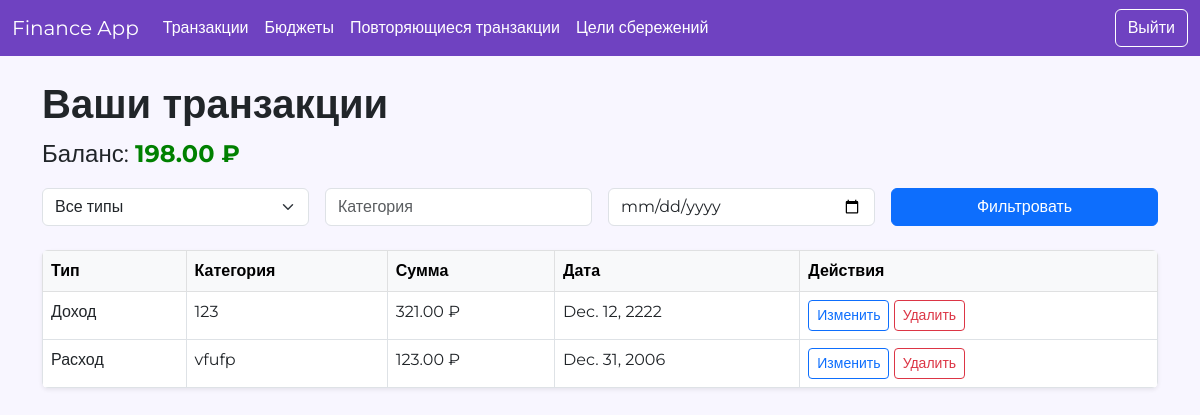
/home/ (signed in), run on an earlier commit of the app's database.
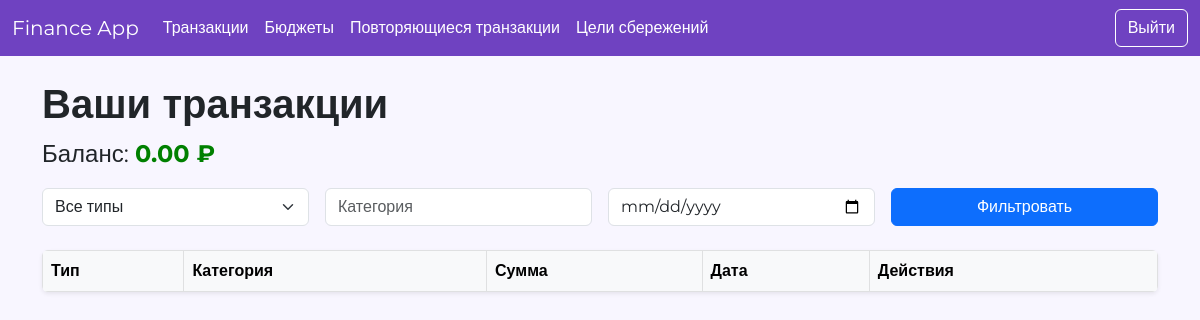
And on a later commit of the database.
### finance/models.py (models this page shows, shortened)
class Transaction(models.Model):
    TYPE_CHOICES = [
        ('income', 'Доход'),
        ('expense', 'Расход'),
    ]
    user = models.ForeignKey(User, on_delete=models.CASCADE)  # Добавлено поле user
    type = models.CharField(max_length=10, choices=TYPE_CHOICES)
    category = models.CharField(max_length=100)
    amount = models.DecimalField(max_digits=10, decimal_places=2)
    date = models.DateField()
    description = models.TextField(blank=True, null=True)  # Добавлено поле description

### finance/views.py (the view)
# urls.py: 2. Add a URL to urlpatterns:  path('', views.home, name='home')
@login_required
def home(request):
    transactions = Transaction.objects.filter(user=request.user).order_by('-date')
    transaction_type = request.GET.get('type')
    category = request.GET.get('category')
    date = request.GET.get('date')
    if transaction_type:
        transactions = transactions.filter(type=transaction_type)
    if category:
        transactions = transactions.filter(category__icontains=category)
    if date:
        transactions = transactions.filter(date=date)
    balance = sum(t.amount if t.type == 'income' else -t.amount for t in transactions)
    return render(request, 'finance/home.html', {
        'transactions': transactions,
        'balance': balance,
        'categories': CATEGORIES,
    })

### finance/templates/finance/home.html (shortened to what this page needs)
{% extends 'finance/base.html' %}
{% load static %}
{% block content %}
<h1 class="fw-bold">Ваши транзакции</h1>
<p class="fs-4">Баланс:
    <strong style="color: {% if balance < 0 %}crimson{% else %}green{% endif %}">
        {{ balance|floatformat:2 }} ₽
    </strong>
</p>
<form method="get" class="mb-4">
    <div class="row g-3">
        <div class="col-md-3">
            <select name="type" class="form-select">
                <option value="">Все типы</option>
            </select>
        </div>
        <div class="col-md-3">
            <input type="text" name="category" class="form-control" placeholder="Категория" value="{{ request.GET.category }}">
        </div>
        <div class="col-md-3">
            <input type="date" name="date" class="form-control" value="{{ request.GET.date }}">
        </div>
        <div class="col-md-3">
            <button type="submit" class="btn btn-primary w-100">Фильтровать</button>
        </div>
    </div>
</form>
<table class="table table-hover table-bordered rounded shadow-sm overflow-hidden">
    <thead class="table-light">
        <tr>
            <th>Тип</th>
            <th>Категория</th>
            <th>Сумма</th>
            <th>Дата</th>
            <th>Действия</th>
        </tr>
    </thead>
    <tbody>
        {% for t in transactions %}
            <tr>
                <td>{{ t.get_type_display }}</td>
                <td>{{ t.category }}</td>
                <td>{{ t.amount|floatformat:2 }} ₽</td>
                <td>{{ t.date }}</td>
                <td>
                    <a href="{% url 'edit_transaction' t.id %}" class="btn btn-sm btn-outline-primary">Изменить</a>
                    <form action="{% url 'delete_transaction' t.id %}" method="post" style="display:inline;">
                        <button type="submit" class="btn btn-sm btn-outline-danger">Удалить</button>
                    </form>
                </td>
            </tr>
        {% endfor %}
    </tbody>
</table>
{% endblock %}

What changed in the data, as far as the page shows it:
removed Transaction: type "Доход", category "123", amount "321.00", date "Dec. 12, 2222"
removed Transaction: type "Расход", category "vfufp", amount "123.00", date "Dec. 31, 2006"
Also different on the page:
{{ balance|floatformat:2 }}: "198.00" → "0.00"
